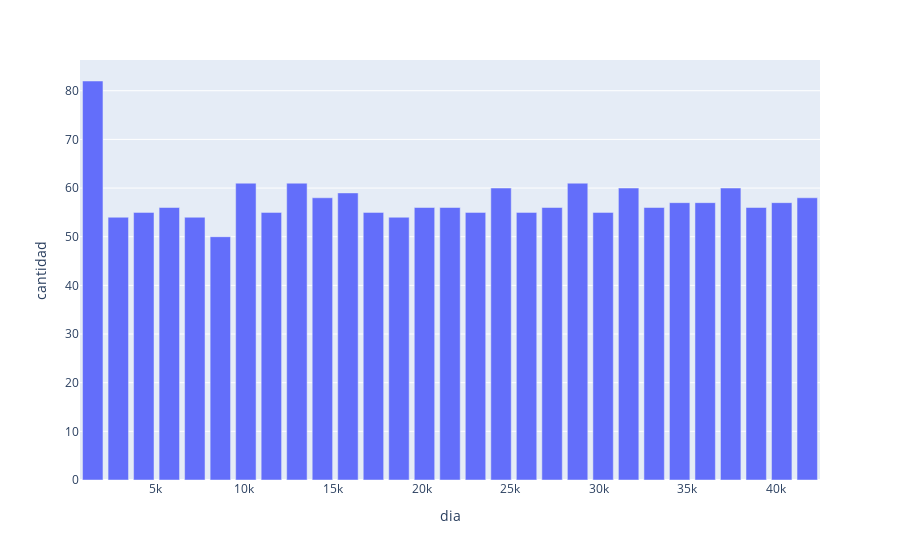

Write notebook code for a chart like this one.
### Code cell
dias_en_minutos = 24*60
segundos = list([x*24*60 for x in range(31)])
segundos.pop(0)

dia_actual = segundos[0]
resultados = dict()
lista = []

for i in carrosPesado:
    if i[1] <= dia_actual:
        lista.append(i[1])
    else:
        resultados[dia_actual] = lista
        dia_actual = segundos[segundos.index(dia_actual)+1]
        lista = list()


rst = {x: len(y) for x, y in resultados.items()}
from pandas import DataFrame
import plotly.express as ex

df = DataFrame(rst.items())
df.columns = ['dia', 'cantidad']

grafica = ex.bar(df, 'dia', 'cantidad')
grafica.show()

### Figure 1 — Plotly figure (JSON) as saved in the notebook; plotly's stock layout.template omitted (floating-point values rounded to 4 significant figures)
{"data": [{"alignmentgroup": "True", "hovertemplate": "dia=%{x}<br>cantidad=%{y}<extra></extra>", "legendgroup": "", "marker": {"color": "#636efa", "pattern": {"shape": ""}}, "name": "", "offsetgroup": "", "orientation": "v", "showlegend": false, "textposition": "auto", "x": [1440, 2880, 4320, 5760, 7200, 8640, 10080, 11520, 12960, 14400, 15840, 17280, 18720, 20160, 21600, 23040, 24480, 25920, 27360, 28800, 30240, 31680, 33120, 34560, 36000, 37440, 38880, 40320, 41760], "xaxis": "x", "y": [82, 54, 55, 56, 54, 50, 61, 55, 61, 58, 59, 55, 54, 56, 56, 55, 60, 55, 56, 61, 55, 60, 56, 57, 57, 60, 56, 57, 58], "yaxis": "y", "type": "bar"}], "layout": {"xaxis": {"anchor": "y", "domain": [0.0, 1.0], "title": {"text": "dia"}}, "yaxis": {"anchor": "x", "domain": [0.0, 1.0], "title": {"text": "cantidad"}}, "legend": {"tracegroupgap": 0}, "margin": {"t": 60}, "barmode": "relative"}}
